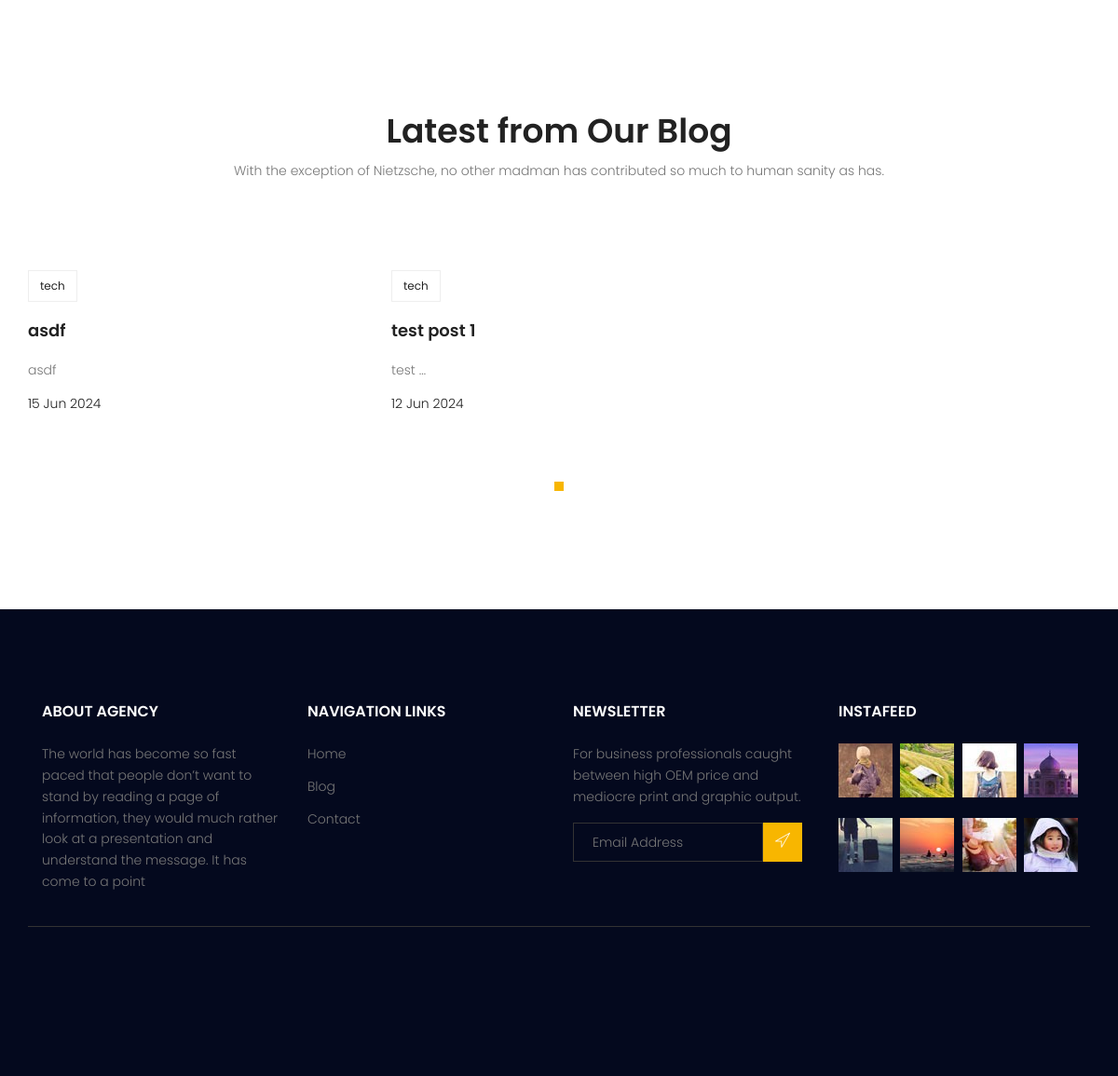
Before: / (lower part) with the older database file.
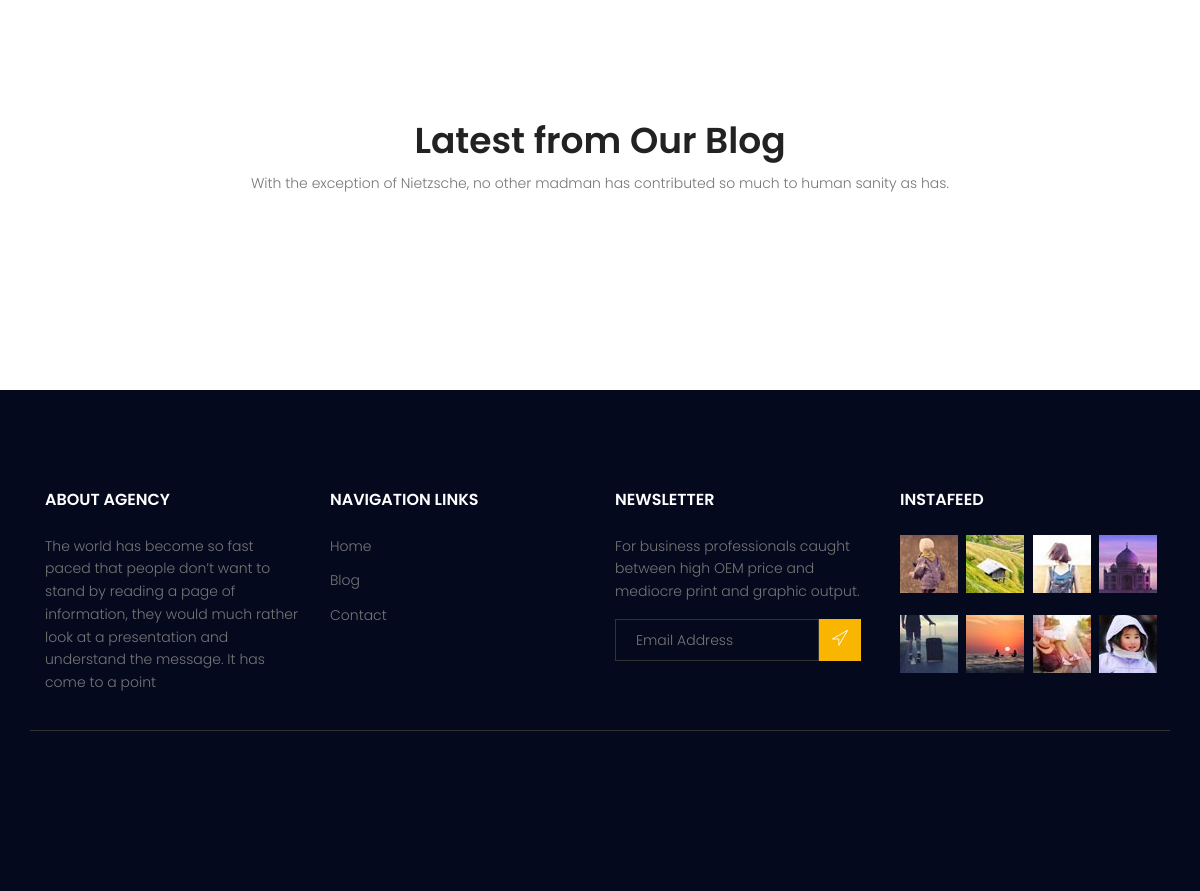
After: the same page with the newer database file.
### blog/models.py (models this page shows, shortened)
class Category(models.Model):
    name = models.CharField(max_length=255)
    def __str__(self) -> str:
        return self.name

class Post(models.Model):
    image = models.ImageField(upload_to='blog/', default='blog/default_image.png')
    author = models.ForeignKey(settings.AUTH_USER_MODEL, related_name='posts', on_delete=models.SET_NULL, null=True)
    title = models.CharField(max_length=255)
    content = HTMLField()
    tags = TaggableManager()
    category = models.ManyToManyField(Category)
    counted_view = models.IntegerField(default=0)
    status = models.BooleanField(default=False)
    login_require = models.BooleanField(default=False)
    published_datetime = models.DateTimeField(null=True)
    created_datetime = models.DateTimeField(auto_now_add=True)
    modified_datetime = models.DateTimeField(auto_now=True)
    class Meta:
        ordering = ['-created_datetime']

### website/views.py (the view)
# urls.py: path('', views.index_view, name='index'),
def index_view(request):
    return render(request, 'website/index.html')

### website/templatetags/website_tags.py (called while the page is built)
@register.inclusion_tag("website/website-blog.html")
def website_blog_latest_posts(arg=6):
    posts = Post.objects.filter(status=True, published_datetime__lte=now()).order_by(
        "-published_datetime"
    ).select_related('author').prefetch_related('category')[:arg]
    return {"posts": posts}

### templates/website/index.html (shortened to what this page needs)
{% extends '_base.html' %}
{% load static %}
{% load website_tags %}
{% block content %}
			{% website_blog_latest_posts %}
{% endblock content %}

### templates/website/website-blog.html (shortened to what this page needs)
<section class="recent-blog-area section-gap">
  <div class="container">
    <div class="row d-flex justify-content-center">
      <div class="menu-content pb-60 col-lg-9">
        <div class="title text-center">
          <h1 class="mb-10">Latest from Our Blog</h1>
          <p>
            With the exception of Nietzsche, no other madman has contributed so
            much to human sanity as has.
          </p>
        </div>
      </div>
    </div>
    <div class="row">
        <div class="active-recent-blog-carusel">
          {% for post in posts %}
        <div class="single-recent-blog-post item">
          <div class="details">
            <div class="tags">
              <ul>
                {% for name in post.category.all %}
                <li>
                  <a href="{% url 'blog:category' cat_name=name %}"
                    >{{ name }}</a
                  >
                </li>
                {% endfor %}
              </ul>
            </div>
            <a href="{% url 'blog:detail_view' pk=post.id %}"
              ><h4 class="title">{{ post.title }}</h4></a
            >
            <p>{{ post.content|safe|truncatewords:1 }}</p>
            <h6 class="date">{{ post.published_datetime|date:"d M Y" }}</h6>
          </div>
        </div>
        {% endfor %}
      </div>
    </div>
  </div>
</section>

Changed rows visible on the page:
removed Post: title "asdf", content "asdf", published_datetime "15 Jun 2024"
removed Category: name "tech"
removed Post: title "test post 1", content "test …", published_datetime "12 Jun 2024"
